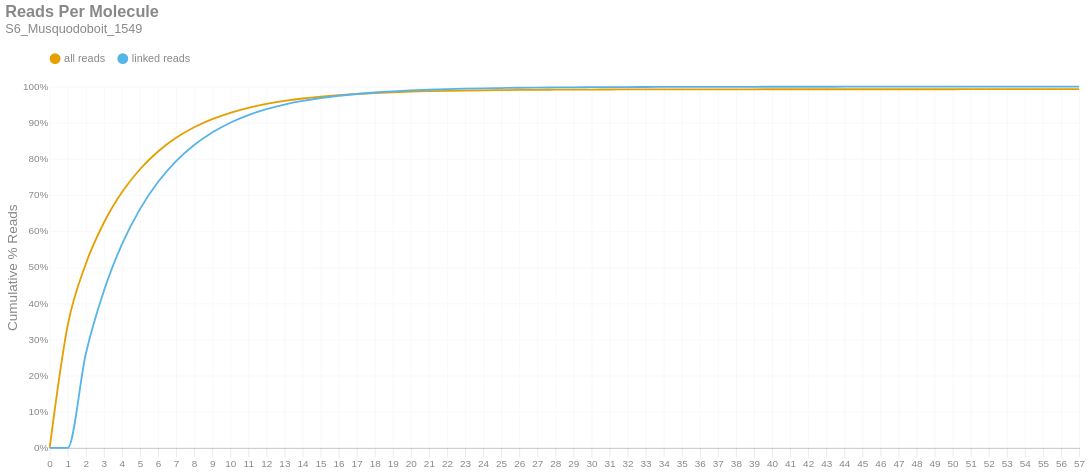

Notebook code cell kept with this figure:
### Markdown cell above
### Reads per Molecule
This chart shows the cumulative distribution of the number of reads per linked molecule. That is, how many alignments are associated with a unique molecule. This excludes the number of reads associated with invalid or absent linked-read barcodes. The `linked` histogram is the percentages recalculated when disregarding singletons.

### Code cell
if SKIPLR:
    print_html(f"Skipped")
else:
    counts = np.bincount(valids['reads'].cast(pl.Int64).to_numpy())
    weighted = counts * np.arange(len(counts))
    all_perc = weighted / n_reads
    linked_perc = weighted / n_linked_reads
    linked_perc[1] = 0
    binned_df = pl.DataFrame({
        'readsper': list(range(len(counts))),
        'all reads (cumsum)': np.cumsum(all_perc).tolist(),
        'linked reads (cumsum)': np.cumsum(linked_perc).tolist(),
    })

    with SafeRender(binned_df):
        (
            density_plot(binned_df, 'Reads Per Molecule', samplename, 'readspmol')
            .encode(
                x=alt.X('readsper:O', title=None).axis(labelAngle=0).scale(padding=0),
                y=alt.Y('value:Q', title='Cumulative % Reads').axis(format='%').stack(False),
                color=alt.Color("key:N").scale(domain=["all reads", "linked reads"]),
                tooltip=[
                    alt.Tooltip("key:N", title="Data Type"),
                    alt.Tooltip("readsper:O", title="Reads Per Molecule"),
                    alt.Tooltip("value:Q", format=".2%", title="% Reads (Cum.)")
                ]            
            )
        ).display()

### Figure 1 — Vega-Lite specification as saved in the notebook (floating-point values rounded to 4 significant figures)
{"width": "container", "height": 400, "config": {"title": {"anchor": "start", "dy": -15, "fontSize": 18, "color": "#888888", "subtitleColor": "#888888", "subtitleFontSize": 14}, "arc": {"fill": "#0072B2"}, "axis": {"domainColor": "#888888", "domainWidth": 0.5, "gridWidth": 0.2, "grid": false, "titleFontWeight": 400, "titleFontSize": 15, "labelFontSize": 11, "labelColor": "#888888", "tickColor": "#888888", "tickWidth": 0.2, "titleColor": "#888888"}, "axisBand": {"grid": false}, "axisX": {"grid": true, "tickSize": 10, "domainCap": "round"}, "axisY": {"domain": false, "grid": true, "tickSize": 0, "domainCap": "round"}, "background": "transparent", "header": {"labelFontSize": 15, "labelColor": "#888888", "titleFontSize": 15, "titleFontWeight": 600, "titleColor": "#888888"}, "legend": {"labelFont": "sans-serif", "labelFontSize": 12, "labelColor": "#888888", "symbolSize": 100, "symbolType": "circle", "titleFontSize": 12, "titlePadding": 10, "titleColor": "#888888", "title": null, "orient": "top"}, "range": {"category": ["#E69F00", "#56B4E9", "#009E73", "#F0E442", "#0072B2", "#D55E00", "#CC79A7", "#000000"], "diverging": ["#cfe8f3", "#a2d4ec", "#73bfe2", "#46abdb", "#1696d2", "#12719e"]}, "area": {"fill": "#0072B2", "fillOpacity": 0.7, "line": true, "strokeOpacity": 0.7}, "line": {"color": "#0072B2", "stroke": "#0072B2", "strokeWidth": 2}, "trail": {"color": "#0072B2", "stroke": "#0072B2", "strokeWidth": 0, "size": 1}, "point": {"filled": true, "fillOpacity": 1.0, "size": 95}, "text": {"color": "#888888", "fontSize": 11, "align": "right", "fontWeight": 400, "size": 11}, "bar": {"fill": "#0072B2", "stroke": null}, "view": {"stroke": null, "continuousWidth": 660, "continuousHeight": 400}}, "data": {"name": "data-7157c64513808697bc5030c64d6779af"}, "mark": {"type": "line", "interpolate": "monotone", "point": {"opacity": 0, "size": 275}}, "encoding": {"color": {"field": "key", "scale": {"domain": ["all reads", "linked reads"]}, "type": "nominal"}, "tooltip": [{"field": "key", "title": "Data Type", "type": "nominal"}, {"field": "readsper", "title": "Reads Per Molecule", "type": "ordinal"}, {"field": "value", "format": ".2%", "title": "% Reads (Cum.)", "type": "quantitative"}], "x": {"axis": {"labelAngle": 0}, "field": "readsper", "scale": {"padding": 0}, "title": null, "type": "ordinal"}, "y": {"axis": {"format": "%"}, "field": "value", "stack": false, "title": "Cumulative % Reads", "type": "quantitative"}}, "params": [{"name": "param_c36ac31b6afebe62", "select": {"type": "point", "fields": ["key"]}, "bind": "legend"}], "title": {"text": "Reads Per Molecule", "subtitle": "S6_Musquodoboit_1549"}, "transform": [{"fold": ["all reads (cumsum)", "linked reads (cumsum)"]}, {"calculate": "replace(datum.key, ' (cumsum)', '')", "as": "key"}, {"filter": {"param": "param_c36ac31b6afebe62"}}], "usermeta": {"embedOptions": {"downloadFileName": "S6_Musquodoboit_1549.readspmol"}}, "$schema": "https://vega.github.io/schema/vega-lite/v6.1.0.json", "datasets": {"data-7157c64513808697bc5030c64d6779af": [{"readsper": 0, "all reads (cumsum)": 0.0, "linked reads (cumsum)": 0.0}, {"readsper": 1, "all reads (cumsum)": 0.3395, "linked reads (cumsum)": 0.0}, {"readsper": 2, "all reads (cumsum)": 0.5093, "linked reads (cumsum)": 0.2598}, {"readsper": 3, "all reads (cumsum)": 0.6233, "linked reads (cumsum)": 0.4342}, {"readsper": 4, "all reads (cumsum)": 0.7076, "linked reads (cumsum)": 0.5632}, {"readsper": 5, "all reads (cumsum)": 0.7715, "linked reads (cumsum)": 0.661}, {"readsper": 6, "all reads (cumsum)": 0.8205, "linked reads (cumsum)": 0.736}, {"readsper": 7, "all reads (cumsum)": 0.8583, "linked reads (cumsum)": 0.7939}, {"readsper": 8, "all reads (cumsum)": 0.8876, "linked reads (cumsum)": 0.8387}, {"readsper": 9, "all reads (cumsum)": 0.9102, "linked reads (cumsum)": 0.8733}, {"readsper": 10, "all reads (cumsum)": 0.9278, "linked reads (cumsum)": 0.9002}, {"readsper": 11, "all reads (cumsum)": 0.9416, "linked reads (cumsum)": 0.9213}, {"readsper": 12, "all reads (cumsum)": 0.9523, "linked reads (cumsum)": 0.9378}, {"readsper": 13, "all reads (cumsum)": 0.9607, "linked reads (cumsum)": 0.9506}, {"readsper": 14, "all reads (cumsum)": 0.9673, "linked reads (cumsum)": 0.9606}, {"readsper": 15, "all reads (cumsum)": 0.9725, "linked reads (cumsum)": 0.9687}, {"readsper": 16, "all reads (cumsum)": 0.9766, "linked reads (cumsum)": 0.9749}, {"readsper": 17, "all reads (cumsum)": 0.9798, "linked reads (cumsum)": 0.9798}, {"readsper": 18, "all reads (cumsum)": 0.9825, "linked reads (cumsum)": 0.9839}, {"readsper": 19, "all reads (cumsum)": 0.9845, "linked reads (cumsum)": 0.987}, {"readsper": 20, "all reads (cumsum)": 0.9862, "linked reads (cumsum)": 0.9896}, {"readsper": 21, "all reads (cumsum)": 0.9875, "linked reads (cumsum)": 0.9916}, {"readsper": 22, "all reads (cumsum)": 0.9885, "linked reads (cumsum)": 0.9932}, {"readsper": 23, "all reads (cumsum)": 0.9894, "linked reads (cumsum)": 0.9944}, {"readsper": 24, "all reads (cumsum)": 0.99, "linked reads (cumsum)": 0.9955}, {"readsper": 25, "all reads (cumsum)": 0.9906, "linked reads (cumsum)": 0.9962}, {"readsper": 26, "all reads (cumsum)": 0.991, "linked reads (cumsum)": 0.997}, {"readsper": 27, "all reads (cumsum)": 0.9914, "linked reads (cumsum)": 0.9975}, {"readsper": 28, "all reads (cumsum)": 0.9916, "linked reads (cumsum)": 0.9979}, {"readsper": 29, "all reads (cumsum)": 0.9919, "linked reads (cumsum)": 0.9983}, {"readsper": 30, "all reads (cumsum)": 0.9921, "linked reads (cumsum)": 0.9986}, {"readsper": 31, "all reads (cumsum)": 0.9923, "linked reads (cumsum)": 0.9988}, {"readsper": 32, "all reads (cumsum)": 0.9924, "linked reads (cumsum)": 0.999}, {"readsper": 33, "all reads (cumsum)": 0.9925, "linked reads (cumsum)": 0.9992}, {"readsper": 34, "all reads (cumsum)": 0.9926, "linked reads (cumsum)": 0.9994}, {"readsper": 35, "all reads (cumsum)": 0.9926, "linked reads (cumsum)": 0.9994}, {"readsper": 36, "all reads (cumsum)": 0.9927, "linked reads (cumsum)": 0.9995}, {"readsper": 37, "all reads (cumsum)": 0.9928, "linked reads (cumsum)": 0.9996}, {"readsper": 38, "all reads (cumsum)": 0.9928, "linked reads (cumsum)": 0.9997}, {"readsper": 39, "all reads (cumsum)": 0.9928, "linked reads (cumsum)": 0.9997}, {"readsper": 40, "all reads (cumsum)": 0.9929, "linked reads (cumsum)": 0.9998}, {"readsper": 41, "all reads (cumsum)": 0.9929, "linked reads (cumsum)": 0.9998}, {"readsper": 42, "all reads (cumsum)": 0.9929, "linked reads (cumsum)": 0.9999}, {"readsper": 43, "all reads (cumsum)": 0.9929, "linked reads (cumsum)": 0.9999}, {"readsper": 44, "all reads (cumsum)": 0.993, "linked reads (cumsum)": 0.9999}, {"readsper": 45, "all reads (cumsum)": 0.993, "linked reads (cumsum)": 0.9999}, {"readsper": 46, "all reads (cumsum)": 0.993, "linked reads (cumsum)": 0.9999}, {"readsper": 47, "all reads (cumsum)": 0.993, "linked reads (cumsum)": 1.0}, {"readsper": 48, "all reads (cumsum)": 0.993, "linked reads (cumsum)": 1.0}, {"readsper": 49, "all reads (cumsum)": 0.993, "linked reads (cumsum)": 1.0}, {"readsper": 50, "all reads (cumsum)": 0.993, "linked reads (cumsum)": 1.0}, {"readsper": 51, "all reads (cumsum)": 0.993, "linked reads (cumsum)": 1.0}, {"readsper": 52, "all reads (cumsum)": 0.993, "linked reads (cumsum)": 1.0}, {"readsper": 53, "all reads (cumsum)": 0.993, "linked reads (cumsum)": 1.0}, {"readsper": 54, "all reads (cumsum)": 0.993, "linked reads (cumsum)": 1.0}, {"readsper": 55, "all reads (cumsum)": 0.993, "linked reads (cumsum)": 1.0}, {"readsper": 56, "all reads (cumsum)": 0.993, "linked reads (cumsum)": 1.0}, {"readsper": 57, "all reads (cumsum)": 0.993, "linked reads (cumsum)": 1.0}]}}
